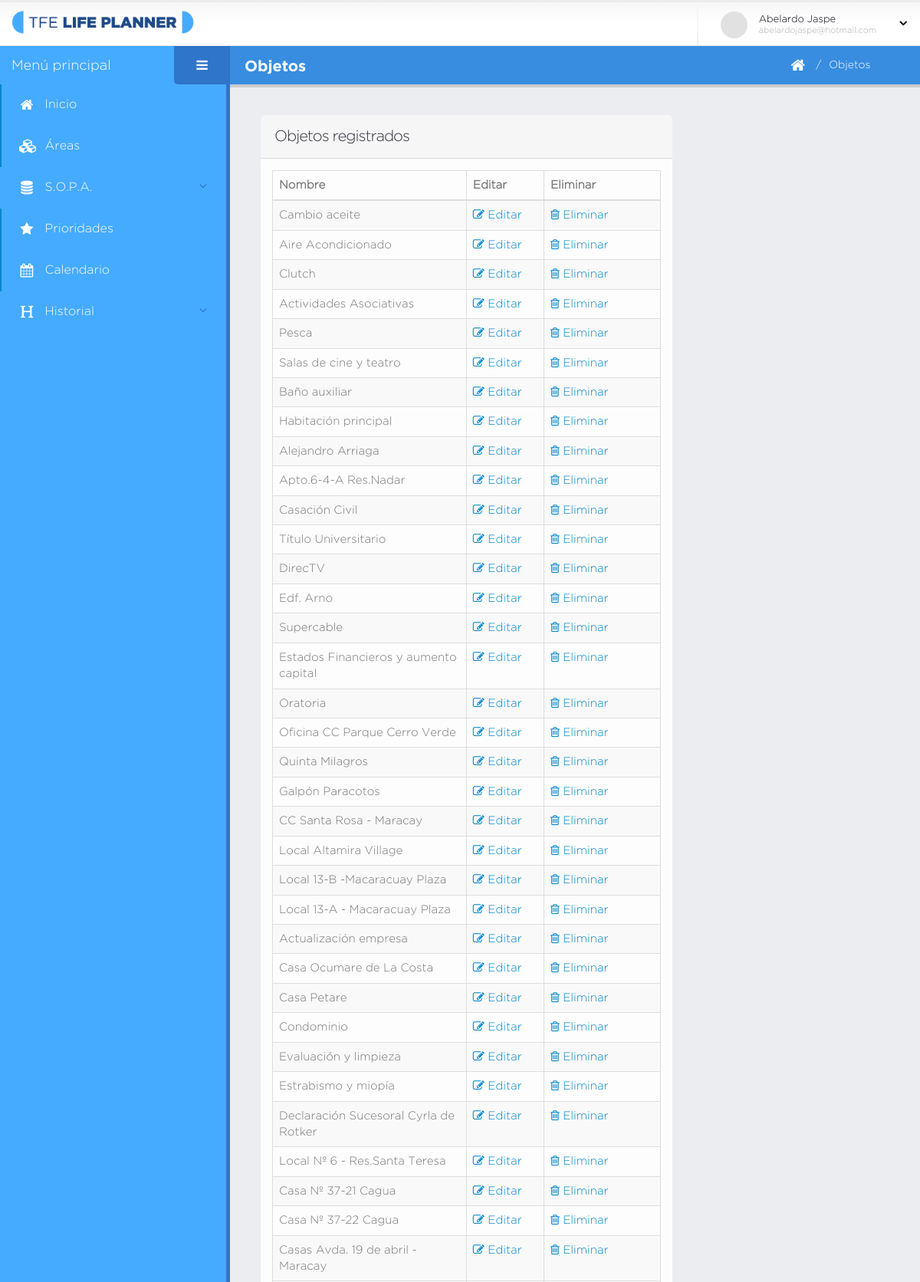
The app's page /es/objetos.php (signed in, upper part) with its own data.
### tables this page shows
CREATE TABLE `objeto` (
  `id` int(11) NOT NULL,
  `nombre` varchar(140) NOT NULL,
  `creado` datetime DEFAULT NULL,
  `modificado` datetime DEFAULT NULL,
  `usuario_id` int(11) NOT NULL
);

### es/database/data-objeto.php (called while the page is built, shortened)
<?php
	function obtenerListaObjetos( $dbh, $idu ){
		$q = "select * from objeto where usuario_id = $idu";
		return obtenerListaRegistros( mysqli_query( $dbh, $q ) );
	}
?>

### es/database/bd.php (called while the page is built, shortened)
<?php
	function obtenerListaRegistros( $data ){
		$lista_c = array();
		if( $data ){
			while( $c = mysqli_fetch_array( $data ) ){
				$lista_c[] = $c;
			}
		}
		return $lista_c;
	}
?>

### es/objetos.php (the view, shortened to what this page needs)
<?php
    include( "database/bd.php" );
    include( "database/data-acceso.php" );
    include( "database/data-objeto.php" );
    $idu = $_SESSION["user"]["id"];
    $objetos = obtenerListaObjetos( $dbh, $idu );
?>
<!doctype html>
<html class="fixed">
	<head>
	</head>
	<body>
		<section class="body">
			<?php include( "secciones/header.php" ); ?>
			<div class="inner-wrapper">
				<?php include( "secciones/navegacion.php" ); ?>
				<section role="main" class="content-body">
					<?php include( "secciones/titulo_pagina.php" ); ?>
					<div class="row">
						<div class="col-md-8 col-sm-6 col-xs-12">
							<section class="panel">
								<header class="panel-heading">
									<h2 class="panel-title">Objetos registrados</h2>
								</header>
								<div id="tabla_objetos" class="panel-body">
									<table id="datatable-default"
									class="table table-bordered table-striped mb-none" >
										<thead>
											<tr>
												<th width="50%">Nombre</th>
												<th width="20%">Editar</th>
												<th width="30%">Eliminar</th>
											</tr>
										</thead>
										<tbody>
											<?php foreach ( $objetos as $o ) { ?>
											<tr class="gradeX">
												<td><?php echo $o["nombre"] ?></td>
												<td>
													<a href="editar-objeto.php?id=<?php echo $o["id"]?>">
												<i class="fa fa-edit"></i> Editar</a>
												</td>
												<td>
													<a href="#confirmar-accion"
													class="modal-sizes modal-with-zoom-anim elim_objeto"
													data-ido="<?php echo $o["id"] ?>">
														<i class="fa fa-trash-o"></i> Eliminar
													</a>
												</td>
											</tr>
											<?php } ?>
										</tbody>
									</table>
								</div>
							</section>
						</div>
					</div>
				</section>
			</div>
		</section>
	</body>
</html>

### assets/stylesheets/skins/default.css (style rules this page uses)
a, .btn-link { color: #0088cc; }

### records on screen
objeto: nombre "Cambio aceite"
objeto: nombre "Aire Acondicionado"
objeto: nombre "Clutch"
objeto: nombre "Actividades Asociativas"
objeto: nombre "Pesca"
objeto: nombre "Salas de cine y teatro"
objeto: nombre "Baño auxiliar"
objeto: nombre "Habitación principal"
objeto: nombre "Alejandro Arriaga"
objeto: nombre "Apto.6-4-A Res.Nadar"
objeto: nombre "Casación Civil"
objeto: nombre "Título Universitario"
objeto: nombre "DirecTV"
objeto: nombre "Edf. Arno"
objeto: nombre "Supercable"
objeto: nombre "Estados Financieros y aumento capital"
objeto: nombre "Oratoria"
objeto: nombre "Oficina CC Parque Cerro Verde"
objeto: nombre "Quinta Milagros"
objeto: nombre "Galpón Paracotos"
objeto: nombre "CC Santa Rosa - Maracay"
objeto: nombre "Local Altamira Village"
objeto: nombre "Local 13-B -Macaracuay Plaza"
objeto: nombre "Local 13-A - Macaracuay Plaza"
objeto: nombre "Actualización empresa"
objeto: nombre "Casa Ocumare de La Costa"
objeto: nombre "Casa Petare"
objeto: nombre "Condominio"
objeto: nombre "Evaluación y limpieza"
objeto: nombre "Estrabismo y miopía"
objeto: nombre "Declaración Sucesoral Cyrla de Rotker"
objeto: nombre "Local Nº 6 - Res.Santa Teresa"
objeto: nombre "Casa Nº 37-21 Cagua"
objeto: nombre "Casa Nº 37-22 Cagua"
objeto: nombre "Casas Avda. 19 de abril - Maracay"

### other values on screen
$usuario["nombre"] "Abelardo Jaspe"
$usuario["email"] "abelardojaspe@hotmail.com"
$titulo_pagina "Objetos"
$breadcrumb "Objetos"
